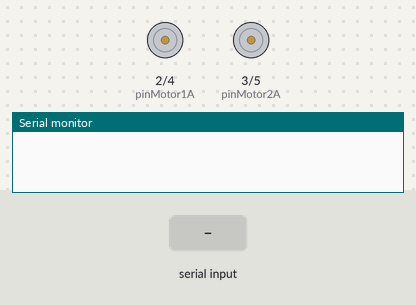
Simulated run of this sketch. Board: Arduino Uno, built with avr-gcc and run on an emulated ATmega328P. Shown: motor-driver pin pairs drawn as motors (green arrow = first pin HIGH = forward, orange = second pin HIGH = backward, longer = more drive), the last lines printed to the serial monitor. The inputs (shaded band) are chosen by the test bench.

Above: at 1.2 s.
1.3 s: "F" received over the second serial link
At 2.5 s:
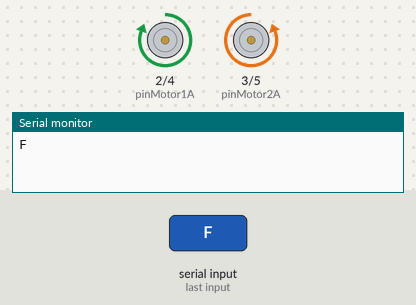
2.8 s: "B" received over the second serial link
4.3 s: "R" received over the second serial link
Timing chart, 0 to 7.3 s (numbered marks = the images above; inputs shaded):
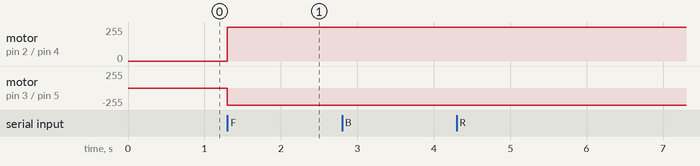

Measured:
- after the input at 1.3 s, motor on pin 2 (pinMotor1A) / pin 4 (pinMotor1B): stopped → forward 255/255 at once; motor on pin 3 (pinMotor2A) / pin 5 (pinMotor2B): stopped → backward 255/255 at once

The sketch:

Codigo_robo_bluetooth.ino
```cpp
#include <SoftwareSerial.h>

SoftwareSerial BT(10, 11); // RX e TX

#define pinMotor1A     2 //vd
#define pinMotor1B     4 //az
#define pinMotor2A     3  //br
#define pinMotor2B     5  //cz

// int buzPin = 2;  // Buzzer pin
const int ledPin = A5; // LED pin

char mensagem = "Paralelepipedo";


void setup() {
    Serial.begin(9600);
    BT.begin(9600);
    //pinMode(buzPin, OUTPUT);
    //pinMode(ledPin, OUTPUT);

  // Set initial motor speed
  pinMode(pinMotor1A, OUTPUT);
  pinMode(pinMotor1B, OUTPUT);
  pinMode(pinMotor2A, OUTPUT);
  pinMode(pinMotor2B, OUTPUT);
}

void loop() {
    while (BT.available() > 0) {
        mensagem = BT.read(); // Read command from serial
        Serial.println(mensagem);
        switch(mensagem) {
            case 'F':   // Move forward
                digitalWrite(pinMotor1A, HIGH);
                digitalWrite(pinMotor1B, LOW);;
                digitalWrite(pinMotor2A, LOW);
                digitalWrite(pinMotor2B, HIGH);
                break;

            case 'B':   // Move backward
                digitalWrite(pinMotor1A, HIGH);
                digitalWrite(pinMotor1B, LOW);;
                digitalWrite(pinMotor2A, LOW);
                digitalWrite(pinMotor2B, HIGH);
                break;

            case 'R':   // Turn right
                digitalWrite(pinMotor1A, HIGH);
                digitalWrite(pinMotor1B, LOW);;
                digitalWrite(pinMotor2A, LOW);
                digitalWrite(pinMotor2B, HIGH);
                break;

            case 'L':   // Turn left
                digitalWrite(pinMotor1A, HIGH);
                digitalWrite(pinMotor1B, LOW);;
                digitalWrite(pinMotor2A, LOW);
                digitalWrite(pinMotor2B, HIGH);
                break;

            case 'S':   // Stop all motors
                digitalWrite(pinMotor1A, LOW);
                digitalWrite(pinMotor1B, LOW);
                digitalWrite(pinMotor2A, LOW);
                digitalWrite(pinMotor2B, LOW);
                break;
        }
    }
}
```
